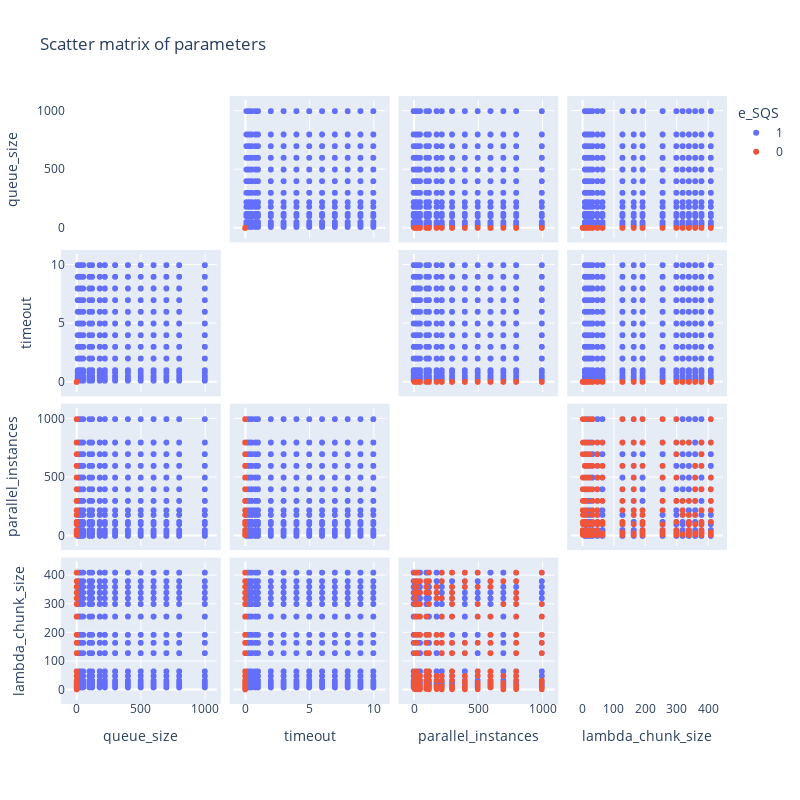

Write notebook code for a chart like this one.
### Code cell
df_scatter = df.copy()
df_scatter["e_SQS"] = df_scatter["e_SQS"].astype(str)
fig = px.scatter_matrix(df_scatter,
    dimensions=['queue_size', 'timeout','parallel_instances','lambda_chunk_size'],
    color="e_SQS",
    title = "Scatter matrix of parameters")
fig.update_traces(diagonal_visible=False)

fig.update_layout(
    autosize=False,
    width=800,
    height=800,
    margin=dict(
        l=50,
        r=50,
        b=100,
        t=100,
        pad=4
    )
)
        
fig.show()

### Figure 1 — Plotly figure (JSON) as saved in the notebook; plotly's stock layout.template omitted (floating-point values rounded to 4 significant figures; data arrays with more than 128 entries replaced by an {"elided": "..."} marker saying what was removed)
{"data": [{"diagonal": {"visible": false}, "dimensions": [{"axis": {"matches": true}, "label": "queue_size", "values": {"elided": "9999 int values"}}, {"axis": {"matches": true}, "label": "timeout", "values": {"elided": "9999 float values"}}, {"axis": {"matches": true}, "label": "parallel_instances", "values": {"elided": "9999 int values"}}, {"axis": {"matches": true}, "label": "lambda_chunk_size", "values": {"elided": "9999 int values"}}], "hovertemplate": "e_SQS=1<br>%{xaxis.title.text}=%{x}<br>%{yaxis.title.text}=%{y}<extra></extra>", "legendgroup": "1", "marker": {"color": "#636efa", "symbol": "circle"}, "name": "1", "showlegend": true, "type": "splom"}, {"diagonal": {"visible": false}, "dimensions": [{"axis": {"matches": true}, "label": "queue_size", "values": {"elided": "340 int values"}}, {"axis": {"matches": true}, "label": "timeout", "values": {"elided": "340 int values"}}, {"axis": {"matches": true}, "label": "parallel_instances", "values": {"elided": "340 int values"}}, {"axis": {"matches": true}, "label": "lambda_chunk_size", "values": {"elided": "340 int values"}}], "hovertemplate": "e_SQS=0<br>%{xaxis.title.text}=%{x}<br>%{yaxis.title.text}=%{y}<extra></extra>", "legendgroup": "0", "marker": {"color": "#EF553B", "symbol": "circle"}, "name": "0", "showlegend": true, "type": "splom"}], "layout": {"autosize": false, "dragmode": "select", "height": 800, "legend": {"title": {"text": "e_SQS"}, "tracegroupgap": 0}, "margin": {"b": 100, "l": 50, "pad": 4, "r": 50, "t": 100}, "title": {"text": "Scatter matrix of parameters"}, "width": 800}}
